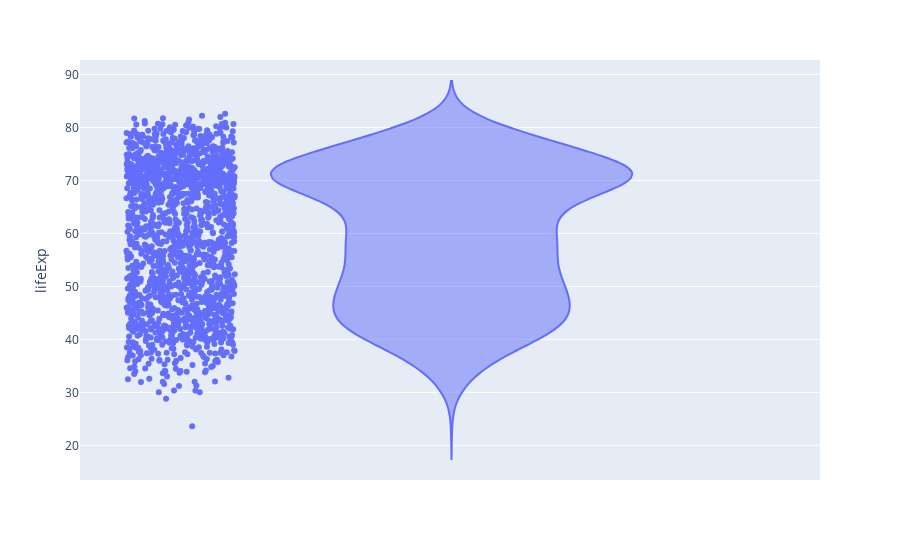

The code cell stored with this chart in its notebook:
### Markdown cell above
[Back to top](#Index:) 

### Problem 6

#### Violin Plot with points of Life Expectancy with `plotly`

**1 point**

Create a Violin Plot of the Life Expectancy data alongside the actual points using `plotly`. 

Use the `plt.savefig()` method to save the image as `img6.png` in the `images` folder.

### Code cell
### GRADED
#violin in plotly with points = "all"
px.violin(gapminder,y='lifeExp', points="all")
# plt.savefig('images/img6.png')

### Figure 1 — Plotly figure (JSON) as saved in the notebook; plotly's stock layout.template omitted (floating-point values rounded to 4 significant figures; data arrays with more than 128 entries replaced by an {"elided": "..."} marker saying what was removed)
{"data": [{"alignmentgroup": "True", "box": {"visible": false}, "hovertemplate": "lifeExp=%{y}<extra></extra>", "legendgroup": "", "marker": {"color": "#636efa"}, "name": "", "offsetgroup": "", "orientation": "v", "points": "all", "scalegroup": "True", "showlegend": false, "type": "violin", "x0": " ", "xaxis": "x", "y": {"elided": "1704 float values"}, "y0": " ", "yaxis": "y"}], "layout": {"legend": {"tracegroupgap": 0}, "margin": {"t": 60}, "violinmode": "group", "xaxis": {"anchor": "y", "domain": [0, 1]}, "yaxis": {"anchor": "x", "domain": [0, 1], "title": {"text": "lifeExp"}}}}
